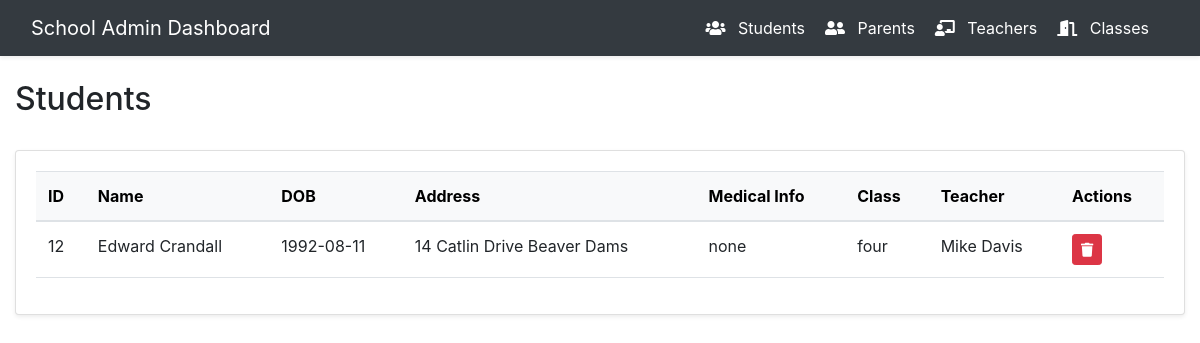
The app's page /admin.php with its own data.
### tables this page shows
CREATE TABLE `studentdata` (
  `id` int(11) NOT NULL,
  `name` varchar(50) NOT NULL,
  `DOB` date NOT NULL,
  `address` varchar(200) NOT NULL,
  `medical` varchar(50) NOT NULL,
  `class` varchar(50) NOT NULL,
  `teacherName` varchar(50) NOT NULL
);

### admin.php (the view, shortened to what this page needs)
<!DOCTYPE html>
<html lang="en">
<head>
    <link href="https://cdn.jsdelivr.net/npm/bootstrap@5.3.0/dist/css/bootstrap.min.css" rel="stylesheet">
    <link rel="stylesheet" href="https://cdnjs.cloudflare.com/ajax/libs/font-awesome/6.4.0/css/all.min.css">
    <link rel="stylesheet" href="styles.css">
</head>
<body>
<div class="wrapper">
       <?php include'sidebar.php'; ?>
        <div id="content">
            <div class="container-fluid py-4">
                <div id="students-page" class="page-content">
                <div class="d-flex justify-content-between align-items-center mb-4">
    <h2>Students</h2>
</div>
<div class="card shadow-sm">
    <div class="card-body">
        <div class="table-responsive">
          <form>
            <table class="table table-hover">
                <thead class="table-light">
                    <tr>
                        <th>ID</th>
                        <th>Name</th>
                        <th>DOB</th>
                        <th>Address</th>
                        <th>Medical Info</th>
                        <th>Class</th>
                        <th>Teacher</th>
                        <th>Actions</th>
                    </tr>
            </thead>
            <tbody>
                <?php
                    $dbHost = 'localhost';
                    $dbUsername = 'root';
                    $dbPassword = '';
                    $dbName = 'students';
                    $conn = new mysqli($dbHost, $dbUsername, $dbPassword, $dbName);
                         $query = "SELECT id, name, DOB, address, medical, class, teacherName FROM
                        studentdata";
                        $result = $conn->query($query);
                        if ($result->num_rows > 0)
                        { while
                                ($row = $result->fetch_assoc()) { echo "
                            <tr>
                            "; echo "
                            <td>" . $row['id'] . "</td>
                            "; echo "
                            <td>" . $row['name'] . "</td>
                            "; echo "
                            <td>" . $row['DOB'] . "</td>
                            "; echo "
                            <td>" . $row['address'] . "</td>
                            "; echo "
                            <td>" . $row['medical'] . "</td>
                            "; echo "
                            <td>" . $row['class'] . "</td>
                            "; echo "
                            <td>" . $row['teacherName'] . "</td>
                            ";
                            echo "<td>";
                            echo "<a href='admin.php?delete_id=" . $row['id'] . "' class='btn btn-sm btn-danger'><i class='fas fa-trash'></i></a>";
                            echo "</td>";
                                echo "</tr>";
                            } }
                ?>
        </tbody>
            </table>
            </form>
        </div>
    </div>
 </div>
</body>
</html>

### styles.css (style rules this page uses)
body { background-color: #f8f9fa; }

### records on screen
studentdata: id "12", name "Edward Crandall", DOB "1992-08-11", address "14 Catlin Drive Beaver Dams", medical "none", class "four", teacherName "Mike Davis"
